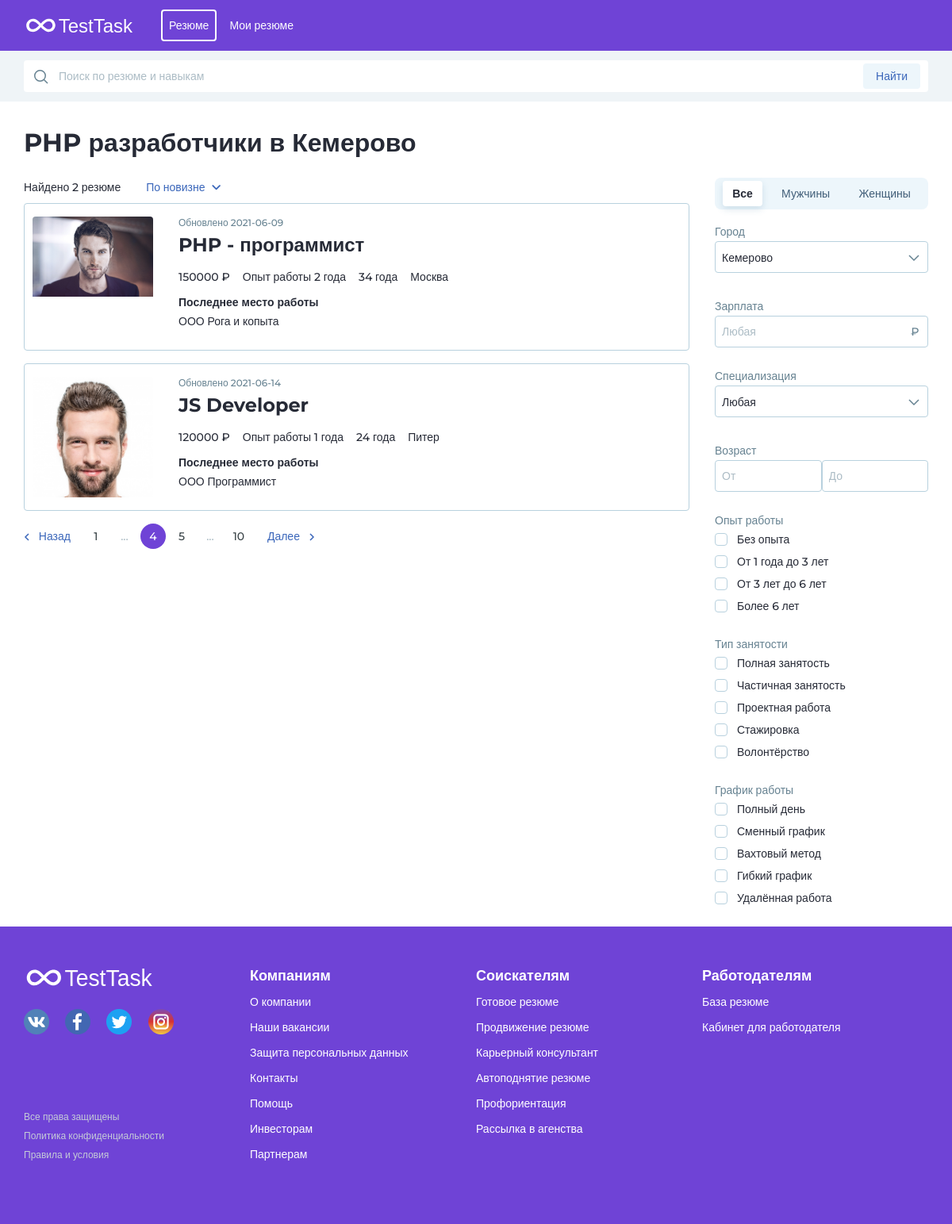
Screenshot of /ТЗ_job/resume-list.php with the database file from the repository.
### tables this page shows
CREATE TABLE `resume_db` (
  `id` int(11) NOT NULL,
  `date_start` date NOT NULL,
  `job` varchar(100) NOT NULL,
  `salary` int(10) NOT NULL,
  `workle_ex` int(5) NOT NULL,
  `years` int(5) NOT NULL,
  `sity` varchar(100) NOT NULL,
  `last_place_of_work` text NOT NULL,
  `photo` varchar(255) NOT NULL
);

### ТЗ_job/config/connect.php (called while the page is built, shortened)
<?php
$connect = mysqli_connect(HOST, USER, PASSWORD, DATABASE);
$MySql = mysqli_query($connect, "SELECT * FROM `resume_db`");
?>

### ТЗ_job/resume-list.php (the view, shortened to what this page needs)
<?php
    require (__DIR__ . '/base/header.php');
    require_once (__DIR__ . "/config/connect.php");
?>
    <div class="header-search">
        <div class="container">
            <div class="header-search__wrap">
                <form class="header-search__form">
                    <a href="#"><img src="images/dark-search.svg" alt="search"
                                     class="dark-search-icon header-search__icon"></a>
                    <input class="header-search__input" type="text" placeholder="Поиск по резюме и навыкам">
                    <button type="button" class="blue-btn header-search__btn">Найти</button>
                </form>
            </div>
        </div>
    </div>
    <div class="content">
        <div class="container">
            <h1 class="main-title mt24 mb16">PHP разработчики в Кемерово</h1>
            <div class="row">
                <div class="col-lg-9 desctop-992-pr-16">
                    <div class="d-flex align-items-center flex-wrap mb8">
                        <span class="paragraph mr16">Найдено <?=mysqli_num_rows($MySql) ?> резюме</span>
                        <div class="vakancy-page-header-dropdowns">
                            <div class="vakancy-page-wrap show">
                                <a class="vakancy-page-btn vakancy-btn dropdown-toggle" href="#" role="button"
                                   id="dropdownMenuLink" data-toggle="dropdown" aria-haspopup="true"
                                   aria-expanded="false">
                                    По новизне
                                    <i class="fas fa-angle-down arrowDown"></i>
                                </a>
                            </div>
                        </div>
                    </div>
                      <?php while($result = mysqli_fetch_assoc($MySql)){
?>
                <div class="vakancy-page-block company-list-search__block resume-list__block p-rel mb16">
                        <div class="company-list-search__block-left">
                            <div class="resume-list__block-img mb8">
                                <img src="images/<?= $result['photo'] ;?>.jpg" alt="profile">
                            </div>
                        </div>
                                <div class="company-list-search__block-right">
                                <div class="mini-paragraph cadet-blue mobile-mb12">Обновлено <?= $result['date_start']; ?></div>
                                <h3 class="mini-title mobile-off"> <?= $result['job'];?> </h3>
                                <div class="d-flex align-items-center flex-wrap mb8 ">
                                    <span class="mr16 paragraph"><?=$result['salary']; ?> ₽</span>
                                    <span class="mr16 paragraph">Опыт работы <?= $result['workle_ex'];?> года</span>
                                    <span class="mr16 paragraph"><?=$result['years'];?> года</span>
                                    <span class="mr16 paragraph"><?=$result['sity']; ?></span>
                                </div>
                                <p class="paragraph tbold mobile-off">Последнее место работы</p>
                                </div>
                                <div class="company-list-search__block-middle">
                                <p class="paragraph mb16 mobile-mb32"><?=$result['last_place_of_work']; ?> </p>
                                </div>
                                </div>
                                <?php
                      }?>
                    <ul class="dor-pagination mb128">
                        <li class="page-link-prev"><a href="#"><img class="mr8"
                                                                    src="images/mini-left-arrow.svg" alt="arrow"> Назад</a>
                        </li>
                        <li><a href="#">1</a></li>
                        <li><a class="grey" href="#">...</a></li>
                        <li class="active"><a href="#">4</a></li>
                        <li><a href="#">5</a></li>
                        <li><a class="grey" href="#">...</a></li>
                        <li><a href="#">10</a></li>
                        <li class="page-link-next"><a href="#">Далее <img class="ml8"
                                                                          src="images/mini-right-arrow.svg" alt="arrow"></a>
                        </li>
                    </ul>
                </div>
                <div class="col-lg-3 desctop-992-pl-16 d-flex flex-column vakancy-page-filter-block vakancy-page-filter-block-dnone">
                    <div class="signin-modal__switch-btns-wrap resume-list__switch-btns-wrap mb16">
                        <a href="#" class="signin-modal__switch-btn active">Все</a>
                        <a href="#" class="signin-modal__switch-btn ">Мужчины</a>
                        <a href="#" class="signin-modal__switch-btn ">Женщины</a>
                    </div>
                    <div class="vakancy-page-filter-block__row mb24">
                        <div class="paragraph cadet-blue">Город</div>
                        <div class="citizenship-select">
                            <select class="nselect-1">
                                <option value="01">Кемерово</option>
                            </select>
                        </div>
                    </div>
                    <div class="vakancy-page-filter-block__row mb24">
                        <div class="paragraph cadet-blue">Зарплата</div>
                        <div class="p-rel">
                            <input placeholder="Любая" type="text" class="dor-input w100">
                            <img class="rub-icon" src="images/rub-icon.svg" alt="rub-icon">
                        </div>
                    </div>
                    <div class="vakancy-page-filter-block__row mb24">
                        <div class="paragraph cadet-blue">Специализация</div>
                        <div class="citizenship-select">
                        </div>
                    </div>
                    <div class="vakancy-page-filter-block__row mb24">
                        <div class="paragraph cadet-blue">Возраст</div>
                        <div class="d-flex">
                            <input placeholder="От" type="text" class="dor-input w100">
                            <input placeholder="До" type="text" class="dor-input w100">
                        </div>
                    </div>
                    <div class="vakancy-page-filter-block__row mb24">
                        <div class="paragraph cadet-blue">Опыт работы</div>
                        <div class="profile-info">
                            <div class="form-check d-flex">
                                <label class="form-check-label" for="exampleCheck1"></label>
                                <label for="exampleCheck1" class="profile-info__check-text">Без опыта</label>
                            </div>
                            <div class="form-check d-flex">
                                <label class="form-check-label" for="exampleCheck2"></label>
                                <label for="exampleCheck2" class="profile-info__check-text">От 1 года до 3
                                    лет</label>
                            </div>
                            <div class="form-check d-flex">
                                <label class="form-check-label" for="exampleCheck3"></label>
                                <label for="exampleCheck3" class="profile-info__check-text">От 3 лет до 6
                                    лет</label>
                            </div>
                            <div class="form-check d-flex">
                                <label class="form-check-label" for="exampleCheck4"></label>
                                <label for="exampleCheck4" class="profile-info__check-text">Более 6 лет</label>
                            </div>
                        </div>
                    </div>
                    <div class="vakancy-page-filter-block__row mb24">
                        <div class="paragraph cadet-blue">Тип занятости</div>
                        <div class="profile-info">
                            <div class="form-check d-flex">
                                <label class="form-check-label" for="exampleCheck5"></label>
                                <label for="exampleCheck5" class="profile-info__check-text">Полная занятость</label>
                            </div>
                            <div class="form-check d-flex">
                                <label class="form-check-label" for="exampleCheck6"></label>
                                <label for="exampleCheck6" class="profile-info__check-text">Частичная
                                    занятость</label>
                            </div>
                            <div class="form-check d-flex">
                                <label class="form-check-label" for="exampleCheck7"></label>
                                <label for="exampleCheck7" class="profile-info__check-text">Проектная работа</label>
                            </div>
                            <div class="form-check d-flex">
                                <label class="form-check-label" for="exampleCheck8"></label>
                                <label for="exampleCheck8" class="profile-info__check-text">Стажировка</label>
                            </div>
                            <div class="form-check d-flex">
                                <label class="form-check-label" for="exampleCheck9"></label>
                                <label for="exampleCheck9" class="profile-info__check-text">Волонтёрство</label>
                            </div>
                        </div>
                    </div>
                    <div class="vakancy-page-filter-block__row mb24">
                        <div class="paragraph cadet-blue">График работы</div>
                        <div class="profile-info">
                            <div class="form-check d-flex">
                                <label class="form-check-label" for="exampleCheck10"></label>
                                <label for="exampleCheck10" class="profile-info__check-text">Полный день</label>
                            </div>
                            <div class="form-check d-flex">
                                <label class="form-check-label" for="exampleCheck11"></label>
                                <label for="exampleCheck11" class="profile-info__check-text">Сменный график</label>
                            </div>
                            <div class="form-check d-flex">
                                <label class="form-check-label" for="exampleCheck12"></label>
                                <label for="exampleCheck12" class="profile-info__check-text">Вахтовый метод</label>
                            </div>
                            <div class="form-check d-flex">
                                <label class="form-check-label" for="exampleCheck13"></label>
                                <label for="exampleCheck13" class="profile-info__check-text">Гибкий график</label>
                            </div>
                            <div class="form-check d-flex">
                                <label class="form-check-label" for="exampleCheck14"></label>
                                <label for="exampleCheck14" class="profile-info__check-text">Удалённая
                                    работа</label>
                            </div>
                        </div>
                    </div>
                </div>
            </div>
        </div>
    </div>
<?php include (__DIR__ . "/base/footer.php"); ?>

### ТЗ_job/base/header.php (shortened to what this page needs)
<!DOCTYPE html>
<html lang="en">
<head>
    <link rel="stylesheet" href="https://maxcdn.bootstrapcdn.com/bootstrap/4.0.0/css/bootstrap.min.css"
>
    <link rel="stylesheet" href="css/main.css">
    <link rel="stylesheet" href="css/jquery.nselect.css">
    <link rel="stylesheet" href="css/bootstrap-datepicker.css">
</head>
<body>
<div class="main-wrapper">
    <header class="header">
        <div class="container">
            <nav class="navbar navigation">
                <a class="navbar-brand" href="#"><img src="images/logo.svg" alt="Logo">
                </a>
                <ul class="navigation-nav">
                    <li class="nav-item active">
                        <a class="nav-link" href="resume-list.php">Резюме</a>
                    </li>
                    <li class="nav-item">
                        <a class="nav-link" href="my-resume.php">Мои резюме</a>
                    </li>
                </ul>
            </nav>
        </div>
    </header>

### ТЗ_job/base/footer.php (shortened to what this page needs)
    <footer class="footer">
        <div class="container">
            <div class="footer__wrap">
                <div class="row">
                    <div class="footer__col footer__policy col-lg-3 col-md-12 p-rel">
                        <a class="footer__logo" href="#"><img src="images/logo.svg" alt="Logo"></a>
                        <div class="footer__soc-icon">
                            <a href="#"><img src="images/vk.png" alt="vk"></a>
                            <a href="#"><img src="images/facebook.png" alt="facebook"></a>
                            <a href="#"><img src="images/twitter.png" alt="twitter"></a>
                            <a href="#"><img src="images/instagram.png" alt="instagram"></a>
                        </div>
                        <ul class="footer__ul-policy">
                            <li><a href="#">Все права защищены</a></li>
                            <li><a href="#">Политика конфиденциальности</a></li>
                            <li><a href="#">Правила и условия</a></li>
                        </ul>
                    </div>
                    <div class="footer__col col-lg-3 col-md-12">
                        <ul class="footer__ul">
                            <li><a href="#">Компаниям</a></li>
                            <li><a href="#">О компании</a></li>
                            <li><a href="#">Наши вакансии</a></li>
                            <li><a href="#">Защита персональных данных</a></li>
                            <li><a href="#">Контакты</a></li>
                            <li><a href="#">Помощь</a></li>
                            <li><a href="#">Инвесторам</a></li>
                            <li><a href="#">Партнерам</a></li>
                        </ul>
                    </div>
                    <div class="footer__col col-lg-3 col-md-12">
                        <ul class="footer__ul">
                            <li><a href="#">Соискателям</a></li>
                            <li><a href="#">Готовое резюме</a></li>
                            <li><a href="#">Продвижение резюме</a></li>
                            <li><a href="#">Карьерный консультант</a></li>
                            <li><a href="#">Автоподнятие резюме</a></li>
                            <li><a href="#">Профориентация</a></li>
                            <li><a href="#">Рассылка в агенства</a></li>
                        </ul>
                    </div>
                    <div class="footer__col col-lg-3 col-md-12">
                        <ul class="footer__ul">
                            <li><a href="#">Работодателям</a></li>
                            <li><a href="#">База резюме</a></li>
                            <li><a href="#">Кабинет для работодателя</a></li>
                        </ul>
                    </div>
                </div>
            </div>
        </div>
    </footer>
</div>
</body>
</html>

### rows the page displays
resume_db: shows a picture, date_start "2021-06-09", job "PHP - программист", salary "150000", workle_ex "2", years "34", sity "Москва", last_place_of_work "ООО Рога и копыта"
resume_db: shows a picture, date_start "2021-06-14", job "JS Developer", salary "120000", workle_ex "1", years "24", sity "Питер", last_place_of_work "ООО Программист"

### other values shown
mysqli_num_rows($MySql) "2"
